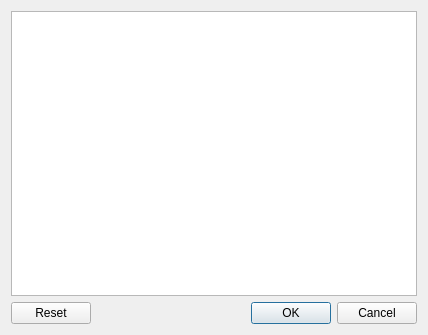
<?xml version="1.0" encoding="UTF-8"?>
<ui version="4.0">
 <class>QsTreeViewDialog</class>
 <widget class="QDialog" name="QsTreeViewDialog">
  <property name="geometry">
   <rect>
    <x>0</x>
    <y>0</y>
    <width>428</width>
    <height>335</height>
   </rect>
  </property>
  <property name="windowTitle">
   <string>Dialog</string>
  </property>
  <layout class="QVBoxLayout" name="verticalLayout" stretch="1,0">
   <item>
    <widget class="QListWidget" name="columnList"/>
   </item>
   <item>
    <layout class="QHBoxLayout" name="buttonLayout" stretch="0,1">
     <item>
      <widget class="QPushButton" name="resetButton">
       <property name="text">
        <string>Reset</string>
       </property>
      </widget>
     </item>
     <item>
      <widget class="QDialogButtonBox" name="dialogButtonBox">
       <property name="orientation">
        <enum>Qt::Horizontal</enum>
       </property>
       <property name="standardButtons">
        <set>QDialogButtonBox::Cancel|QDialogButtonBox::Ok</set>
       </property>
       <property name="centerButtons">
        <bool>false</bool>
       </property>
      </widget>
     </item>
    </layout>
   </item>
  </layout>
 </widget>
 <resources/>
 <connections>
  <connection>
   <sender>dialogButtonBox</sender>
   <signal>accepted()</signal>
   <receiver>QsTreeViewDialog</receiver>
   <slot>accept()</slot>
   <hints>
    <hint type="sourcelabel">
     <x>254</x>
     <y>313</y>
    </hint>
    <hint type="destinationlabel">
     <x>213</x>
     <y>167</y>
    </hint>
   </hints>
  </connection>
  <connection>
   <sender>dialogButtonBox</sender>
   <signal>rejected()</signal>
   <receiver>QsTreeViewDialog</receiver>
   <slot>reject()</slot>
   <hints>
    <hint type="sourcelabel">
     <x>254</x>
     <y>313</y>
    </hint>
    <hint type="destinationlabel">
     <x>213</x>
     <y>167</y>
    </hint>
   </hints>
  </connection>
 </connections>
</ui>
